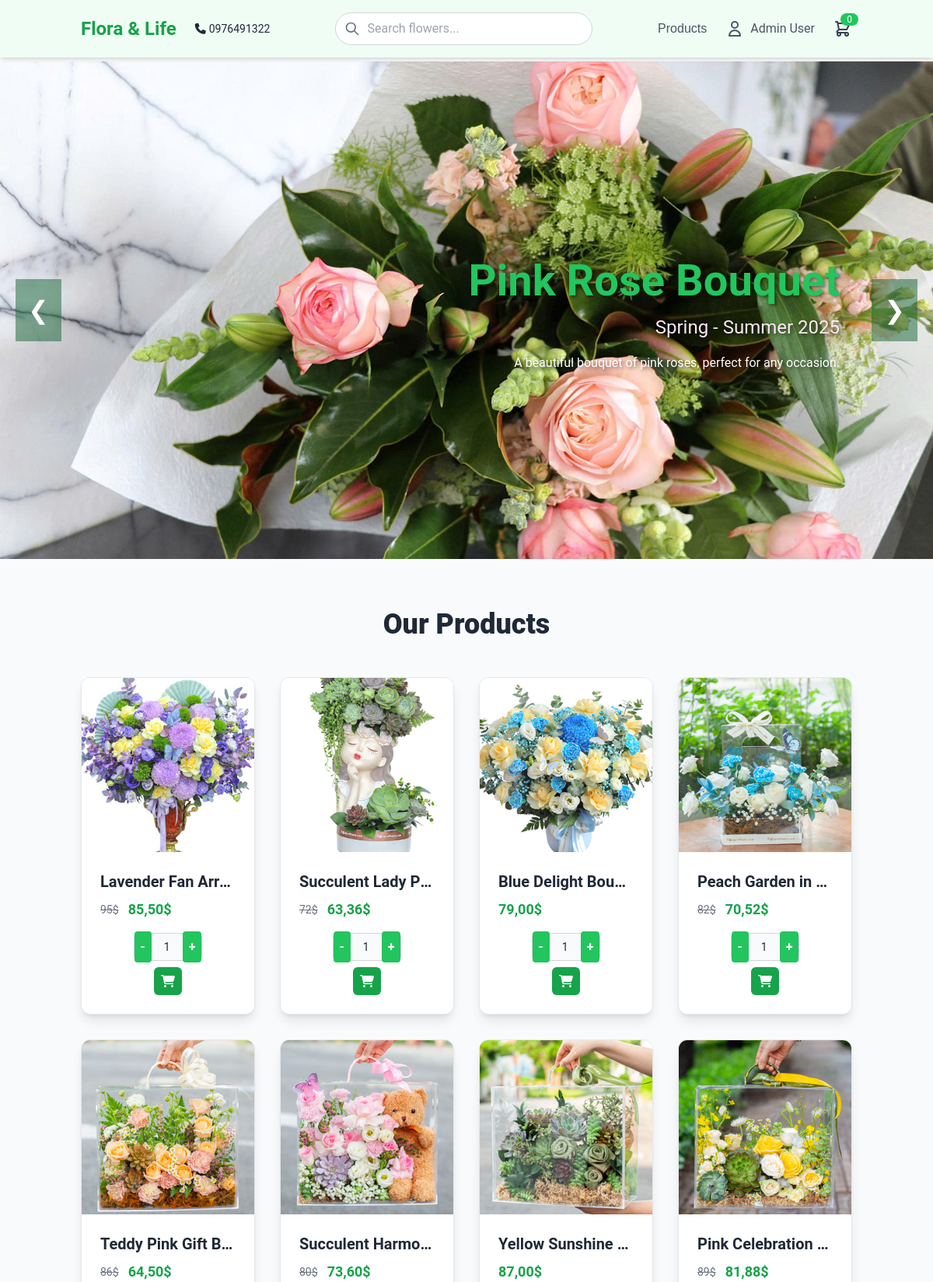
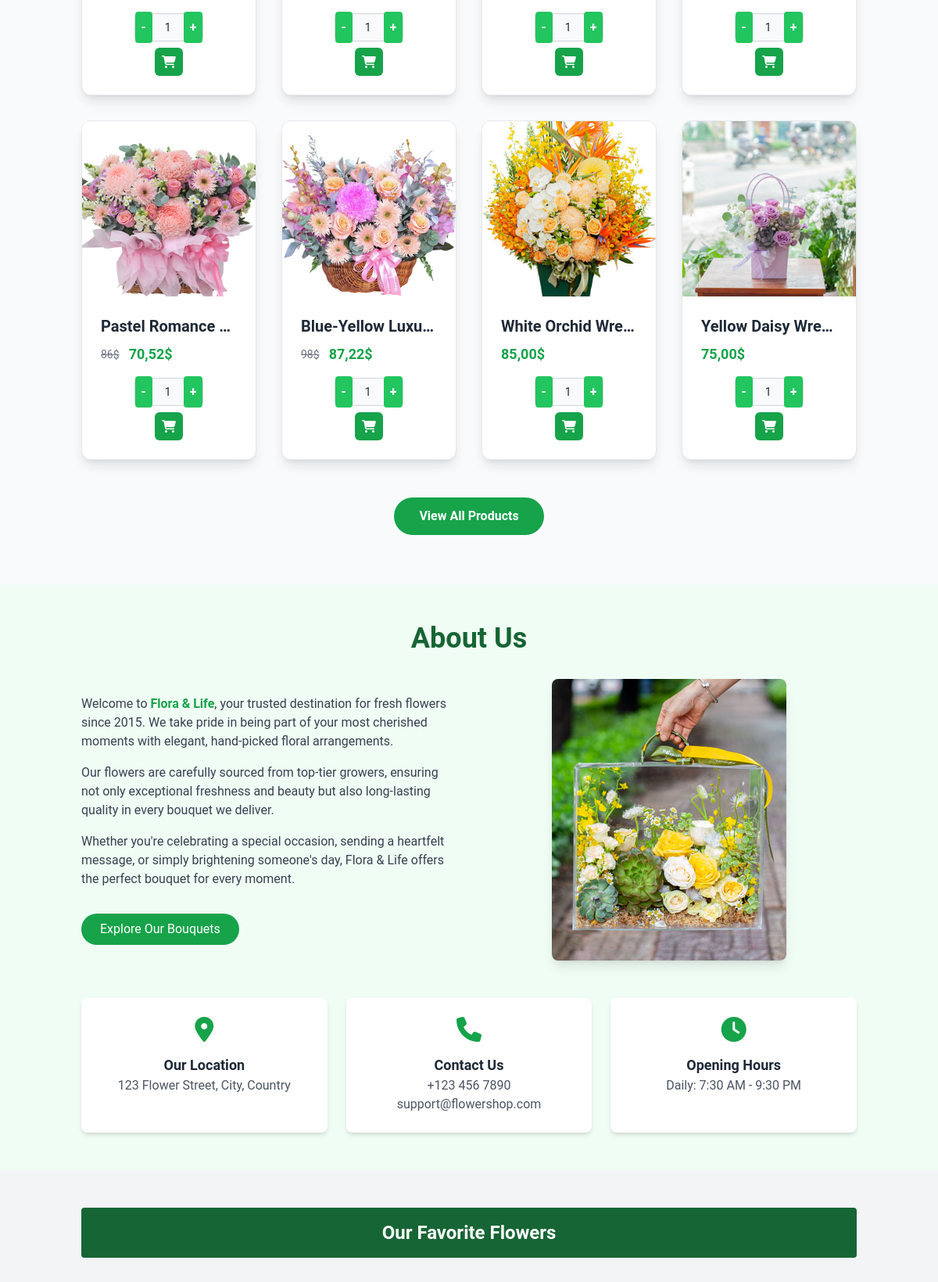
The app's page /customer.php (signed in, upper part) with its own data (2 pictures, top to bottom).
### tables this page shows
CREATE TABLE `products` (
  `id` bigint(20) NOT NULL,
  `name` varchar(255) NOT NULL,
  `price` decimal(10,2) NOT NULL,
  `sale` decimal(10,2) NOT NULL DEFAULT 0.00,
  `product_detail` text NOT NULL,
  `image` varchar(255) NOT NULL,
  `origin` varchar(255) DEFAULT NULL,
  `type` enum('birthday','wedding','bouquet','condolence','basket','other') DEFAULT 'other',
  `created_at` datetime DEFAULT current_timestamp(),
  `updated_at` datetime DEFAULT current_timestamp() ON UPDATE current_timestamp()
);

### customer.php (the view, shortened to what this page needs)
<?php
include 'connection.php';
$user_id = isset($_SESSION['user_id']) ? $_SESSION['user_id'] : null;
$user_name = isset($_SESSION['user_name']) ? $_SESSION['user_name'] : 'Guest';
$stmt = $conn->prepare("SELECT COUNT(*) as count FROM cart WHERE user_id = ?");
$stmt->bind_param("i", $user_id);
$stmt->execute();
$cart_count = $stmt->get_result()->fetch_assoc()['count'];
$sql = "SELECT id, name, price, sale, image, type FROM products";
$sql .= " LIMIT 12";
$stmt = $conn->prepare($sql);
$stmt->execute();
$products = $stmt->get_result()->fetch_all(MYSQLI_ASSOC);
?>
<!DOCTYPE html>
<html lang="en">
<head>
    <link rel="stylesheet" href="style1.css">
    <script src="https://cdn.tailwindcss.com"></script>
    <link rel="stylesheet" href="https://cdnjs.cloudflare.com/ajax/libs/font-awesome/6.4.2/css/all.min.css"/>
</head>
<body>
    <header class="bg-green-50 shadow-md sticky top-0 z-50">
        <div class="container mx-auto px-4 py-4 flex justify-between items-center">
            <div class="flex items-center space-x-6">
                <a href="customer.php" class="text-2xl font-bold text-green-600">Flora & Life</a>
                <div class="contact-info text-sm">
                    <div class="flex items-center gap-1">
                        <i class="fa-solid fa-phone"></i>
                        <span>0976491322</span>
                    </div>
                </div>
            </div>
            <div class="search-bar w-1/3">
                <div class="relative">
                    <input type="text" placeholder="Search flowers..." class="w-full pl-10 pr-4 py-2 rounded-full border border-gray-300 focus:outline-none focus:border-green-500">
                    <svg class="w-5 h-5 absolute left-3 top-1/2 transform -translate-y-1/2 text-gray-500" fill="none" stroke="currentColor" viewBox="0 0 24 24">
                        <path stroke-linecap="round" stroke-linejoin="round" stroke-width="2" d="M21 21l-6-6m2-5a7 7 0 11-14 0 7 7 0 0114 0z"></path>
                    </svg>
                </div>
            </div>
            <nav class="nav-links flex space-x-6 items-center">
                <div class="relative dropdown">
                    <a href="products.php" class="text-gray-700 hover:text-green-500">Products</a>
                </div>
                <div class="relative dropdown">
                    <a href="#" class="text-gray-700 hover:text-green-500 flex items-center space-x-2">
                        <svg class="w-6 h-6" fill="none" stroke="currentColor" viewBox="0 0 24 24">
                            <path stroke-linecap="round" stroke-linejoin="round" stroke-width="2" d="M16 7a4 4 0 11-8 0 4 4 0 018 0zM12 14a7 7 0 00-7 7h14a7 7 0 00-7-7z" />
                        </svg>
                        <span><?php echo htmlspecialchars($user_name); ?></span>
                    </a>
                </div>
                <a href="cart.php" class="text-gray-700 hover:text-green-500 relative">
                    <svg class="w-6 h-6" fill="none" stroke="currentColor" viewBox="0 0 24 24">
                        <path stroke-linecap="round" stroke-linejoin="round" stroke-width="2" d="M3 3h2l.4 2M7 13h10l4-8H5.4M7 13L5.4 5M7 13l-2.293 2.293c-.63.63-.184 1.707.707 1.707H17m0 0a2 2 0 100 4 2 2 0 000-4zm-8 2a2 2 0 11-4 0 2 2 0 014 0z"></path>
                    </svg>
                    <span class="absolute -top-2 -right-2 bg-green-500 text-white text-xs rounded-full px-2"><?php echo $cart_count; ?></span>
                </a>
            </nav>
        </div>
    </header>
    <main>
        <div class="slider">
            <div class="slides">
                <div class="slide" style="background-image: url('image/flower_slider1.jpg');">
                    <div class="slide-content">
                        <h2 class="text-green-500">Pink Rose Bouquet</h2>
                        <h3 class="text-green-400">Spring - Summer 2025</h3>
                        <p>A beautiful bouquet of pink roses, perfect for any occasion.</p>
                    </div>
                </div>
            </div>
            <button class="slider-btn prev">❮</button>
            <button class="slider-btn next">❯</button>
        </div>
        <section class="py-16 bg-gray-50">
            <div class="container mx-auto px-4">
                <div class="text-center mb-12">
                    <h2 class="text-4xl font-extrabold text-gray-800 mb-4">Our Products</h2>
                </div>
                <?php if (empty($products)): ?>
                    <p class="text-center text-gray-600 text-lg">No products found in this category.</p>
                <?php else: ?>
                    <div class="grid grid-cols-1 sm:grid-cols-2 md:grid-cols-3 lg:grid-cols-4 gap-8">
                        <?php foreach ($products as $product): ?>
                            <?php
                            $final_price = $product['sale'] > 0 ? $product['price'] * (100 - $product['sale']) / 100 : $product['price'];
                            ?>
                            <div class="product-card bg-white rounded-xl shadow-lg overflow-hidden cursor-pointer" data-product-id="<?php echo $product['id']; ?>">
                                <?php if ($product['sale'] > 0): ?>
                                    <div class="absolute top-4 left-4 bg-red-600 text-white text-sm font-semibold px-3 py-1 rounded-full">
                                    </div>
                                <?php endif; ?>
                                <div class="relative">
                                    <img src="image/<?php echo htmlspecialchars($product['image']); ?>"
                                         alt="<?php echo htmlspecialchars($product['name']); ?>"
                                         class="w-full h-56 object-cover hover:scale-110 transition">
                                </div>
                                <div class="p-6">
                                    <h3 class="text-xl font-semibold text-gray-800 mb-2 truncate"><?php echo htmlspecialchars($product['name']); ?></h3>
                                    <div class="flex items-center gap-3 mb-4">
                                        <?php if ($product['sale'] > 0): ?>
                                            <span class="text-gray-500 line-through text-sm"><?php echo number_format($product['price'], 0, ',', '.'); ?>$</span>
                                        <?php endif; ?>
                                        <span class="text-green-600 font-bold text-lg"><?php echo number_format($final_price, 2, ',', '.'); ?>$</span>
                                    </div>
                                    <form method="POST" class="actions-form">
                                        <div class="quantity-selector">
                                            <button type="button" class="quantity-decrement" aria-label="Decrease quantity">-</button>
                                            <input type="number" name="quantity" value="1" min="1" class="quantity-input">
                                            <button type="button" class="quantity-increment" aria-label="Increase quantity">+</button>
                                        </div>
                                        <button type="submit" name="add_to_cart" aria-label="Add to cart">
                                            <i class="fas fa-shopping-cart"></i>
                                        </button>
                                    </form>
                                </div>
                            </div>
                        <?php endforeach; ?>
                    </div>
                <?php endif; ?>
                <div class="text-center mt-12">
                    <a href="products.php" class="inline-block bg-green-600 text-white px-8 py-3 rounded-full font-semibold hover:bg-green-700 transition">View All Products</a>
                </div>
            </div>
        </section>
        <section class="py-12 bg-green-50">
            <div class="container mx-auto px-4">
                <h2 class="text-4xl font-bold text-green-800 text-center mb-8">About Us</h2>
                <div class="grid grid-cols-1 md:grid-cols-2 gap-8 items-center">
                    <div>
                        <p class="text-gray-700 mb-4">Welcome to <span class="font-semibold text-green-600">Flora & Life</span>, your trusted destination for fresh flowers since 2015. We take pride in being part of your most cherished moments with elegant, hand-picked floral arrangements.</p>
                        <p class="text-gray-700 mb-4">Our flowers are carefully sourced from top-tier growers, ensuring not only exceptional freshness and beauty but also long-lasting quality in every bouquet we deliver.</p>
                        <p class="text-gray-700 mb-4">Whether you're celebrating a special occasion, sending a heartfelt message, or simply brightening someone's day, Flora & Life offers the perfect bouquet for every moment.</p>
                        <a href="products.php" class="inline-block mt-4 bg-green-600 text-white py-2 px-6 rounded-full hover:bg-green-700 transition">Explore Our Bouquets</a>
                    </div>
                    <div class="flex justify-center">
                        <img src="image/8.jpg" alt="Flower Shop" class="rounded-lg shadow-lg max-w-full h-auto">
                    </div>
                </div>
                <div class="mt-12 grid grid-cols-1 md:grid-cols-3 gap-6 text-center">
                    <div class="bg-white p-6 rounded-lg shadow-md hover:shadow-lg transition">
                        <i class="fa-solid fa-map-marker-alt fa-2x text-green-600 mb-4"></i>
                        <h3 class="text-lg font-semibold text-gray-800">Our Location</h3>
                        <p class="text-gray-600">123 Flower Street, City, Country</p>
                    </div>
                    <div class="bg-white p-6 rounded-lg shadow-md hover:shadow-lg transition">
                        <i class="fa-solid fa-phone fa-2x text-green-600 mb-4"></i>
                        <h3 class="text-lg font-semibold text-gray-800">Contact Us</h3>
                        <p class="text-gray-600">+123 456 7890</p>
                        <p class="text-gray-600">support@flowershop.com</p>
                    </div>
                    <div class="bg-white p-6 rounded-lg shadow-md hover:shadow-lg transition">
                        <i class="fa-solid fa-clock fa-2x text-green-600 mb-4"></i>
                        <h3 class="text-lg font-semibold text-gray-800">Opening Hours</h3>
                        <p class="text-gray-600">Daily: 7:30 AM - 9:30 PM</p>
                    </div>
                </div>
            </div>
        </section>
        <section class="py-12 bg-gray-100">
            <div class="container mx-auto px-4">
                <h2 class="text-2xl font-bold text-white text-center bg-green-800 py-4 mb-8 rounded">Our Favorite Flowers</h2>
            </div>
        </section>
    </main>
</body>
</html>

### style1.css (style rules this page uses)
* { margin: 0; padding: 0; box-sizing: border-box; font-family: 'Roboto', sans-serif; }
body { display: flex; flex-direction: column; min-height: 100vh; background: #f9fafb; color: #1f2937; }
main { flex: 1; }
.nav-links a, .nav-links i, .icons a, .icons i { transition: color 0.3s, transform 0.2s; }
.search-bar input { border-color: #d1d5db; transition: border-color 0.3s; }
@media (min-width: 769px) { .nav-links { display: flex !important; } }
.slider { position: relative; width: 100%; height: 80vh; overflow: hidden; margin-top: 5px; }
.slides { display: flex; width: 100%; height: 100%; transition: transform 0.5s ease-in-out; }
.slide { flex: 0 0 100%; position: relative; background-size: cover; background-position: center; height: 100%; }
.slide-content { position: absolute; top: 50%; right: 10%; transform: translateY(-50%); text-align: right; color: #ffffff; max-width: 500px; text-shadow: 2px 2px 4px rgba(0, 0, 0, 0.5); }
.slide-content h2 { font-size: 3.5rem; font-weight: bold; color: #22c55e; }
.slide-content h3 { font-size: 1.5rem; color: #fce7f3; }
.slide-content p { font-size: 1rem; margin-top: 1rem; }
.slider-btn { position: absolute; top: 50%; transform: translateY(-50%); background: rgba(22, 101, 52, 0.5); color: #ffffff; padding: 1rem; cursor: pointer; font-size: 2rem; transition: background 0.3s; }
.prev { left: 20px; }
.next { right: 20px; }
.product-card { position: relative; border: 1px solid #e5e7eb; border-radius: 8px; overflow: hidden; transition: transform 0.3s ease, box-shadow 0.3s; background: #ffffff; }
.product-card form { display: flex; flex-direction: column; gap: 0.5rem; margin-top: 0.5rem; }
.product-card button { background: #22c55e; color: #ffffff; padding: 0.5rem; border-radius: 4px; font-weight: bold; transition: background 0.3s, transform 0.2s; }
input[type="text"], input[type="email"], input[type="number"] { border-color: #d1d5db; transition: border-color 0.3s; }
button[type="submit"] { background: #22c55e; color: #ffffff; transition: background 0.3s, transform 0.2s; }

### customer.php (style rules this page uses)
.dropdown { position: relative; }
.dropdown > a { font-family: 'Arial', sans-serif; color: #4b5563; font-size: 1rem; text-decoration: none; }
.quantity-selector { display: flex; align-items: center; border: 1px solid #d1d5db; border-radius: 0.375rem; background-color: #f9fafb; height: 36px; width: fit-content; }
.quantity-decrement, .quantity-increment { padding: 0.5rem; font-size: 1rem; color: #4b5563; background: none; border: none; cursor: pointer; transition: color 0.2s ease; }
.quantity-selector input { width: 2.5rem; padding: 0; text-align: center; background: transparent; border: none; font-size: 0.875rem; color: #1f2937; height: 100%; }
button[name="add_to_cart"] { width: 36px; height: 36px; display: flex; align-items: center; justify-content: center; border-radius: 0.375rem; border: none; background-color: #16a34a; color: white; transition: background-color 0.2s ease; }
form.actions-form { display: flex; align-items: center; gap: 0.5rem; }
.product-card { transition: transform 0.3s ease, box-shadow 0.3s ease; }

### records on screen
products: image (picture), name "Lavender Fan Arr…", price "95", final_price "85,50"
products: image (picture), name "Succulent Lady P…", price "72", final_price "63,36"
products: image (picture), name "Blue Delight Bou…", final_price "79,00"
products: image (picture), name "Peach Garden in…", price "82", final_price "70,52"
products: image (picture), name "Teddy Pink Gift B…", price "86", final_price "64,50"
products: image (picture), name "Succulent Harmo…", price "80", final_price "73,60"
products: image (picture), name "Yellow Sunshine…", final_price "87,00"
products: image (picture), name "Pink Celebration…", price "89", final_price "81,88"
products: image (picture), name "Pastel Romance…", price "86", final_price "70,52"
products: image (picture), name "Blue-Yellow Luxu…", price "98", final_price "87,22"
products: image (picture), name "White Orchid Wre…", final_price "85,00"
products: image (picture), name "Yellow Daisy Wre…", final_price "75,00"

### other values on screen
$user_name "Admin User"
$cart_count "0"
